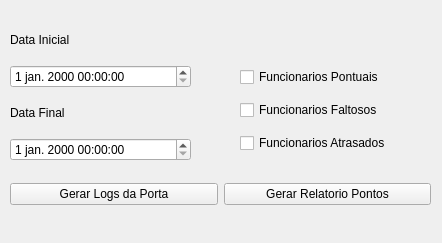
<?xml version="1.0" encoding="UTF-8"?>
<ui version="4.0">
 <class>Relatorios_Window</class>
 <widget class="QMainWindow" name="Relatorios_Window">
  <property name="geometry">
   <rect>
    <x>0</x>
    <y>0</y>
    <width>442</width>
    <height>243</height>
   </rect>
  </property>
  <property name="windowTitle">
   <string>Relatorios</string>
  </property>
  <widget class="QWidget" name="centralwidget">
   <widget class="QWidget" name="">
    <property name="geometry">
     <rect>
      <x>10</x>
      <y>20</y>
      <width>181</width>
      <height>141</height>
     </rect>
    </property>
    <layout class="QVBoxLayout" name="verticalLayout">
     <item>
      <widget class="QLabel" name="label">
       <property name="text">
        <string>Data Inicial</string>
       </property>
      </widget>
     </item>
     <item>
      <widget class="QDateTimeEdit" name="dateTimeEdit_inicial">
       <property name="locale">
        <locale language="Portuguese" country="Brazil"/>
       </property>
      </widget>
     </item>
     <item>
      <widget class="QLabel" name="label_2">
       <property name="text">
        <string>Data Final</string>
       </property>
      </widget>
     </item>
     <item>
      <widget class="QDateTimeEdit" name="dateTimeEdit_final">
       <property name="locale">
        <locale language="Portuguese" country="Brazil"/>
       </property>
      </widget>
     </item>
    </layout>
   </widget>
   <widget class="QWidget" name="">
    <property name="geometry">
     <rect>
      <x>240</x>
      <y>60</y>
      <width>188</width>
      <height>101</height>
     </rect>
    </property>
    <layout class="QVBoxLayout" name="verticalLayout_2">
     <item>
      <widget class="QCheckBox" name="checkBox_pontuais">
       <property name="text">
        <string>Funcionarios Pontuais</string>
       </property>
      </widget>
     </item>
     <item>
      <widget class="QCheckBox" name="checkBox_faltosos">
       <property name="text">
        <string>Funcionarios Faltosos</string>
       </property>
      </widget>
     </item>
     <item>
      <widget class="QCheckBox" name="checkBox_atrasados">
       <property name="text">
        <string>Funcionarios Atrasados</string>
       </property>
      </widget>
     </item>
    </layout>
   </widget>
   <widget class="QWidget" name="">
    <property name="geometry">
     <rect>
      <x>10</x>
      <y>180</y>
      <width>421</width>
      <height>29</height>
     </rect>
    </property>
    <layout class="QHBoxLayout" name="horizontalLayout">
     <item>
      <widget class="QPushButton" name="pushButton_log_porta">
       <property name="sizePolicy">
        <sizepolicy hsizetype="Preferred" vsizetype="Fixed">
         <horstretch>0</horstretch>
         <verstretch>0</verstretch>
        </sizepolicy>
       </property>
       <property name="text">
        <string>Gerar Logs da Porta</string>
       </property>
      </widget>
     </item>
     <item>
      <widget class="QPushButton" name="pushButton_relatorio_pontos">
       <property name="sizePolicy">
        <sizepolicy hsizetype="Preferred" vsizetype="Fixed">
         <horstretch>0</horstretch>
         <verstretch>0</verstretch>
        </sizepolicy>
       </property>
       <property name="text">
        <string>Gerar Relatorio Pontos</string>
       </property>
      </widget>
     </item>
    </layout>
   </widget>
  </widget>
  <widget class="QMenuBar" name="menubar">
   <property name="geometry">
    <rect>
     <x>0</x>
     <y>0</y>
     <width>442</width>
     <height>25</height>
    </rect>
   </property>
  </widget>
 </widget>
 <resources/>
 <connections/>
</ui>
